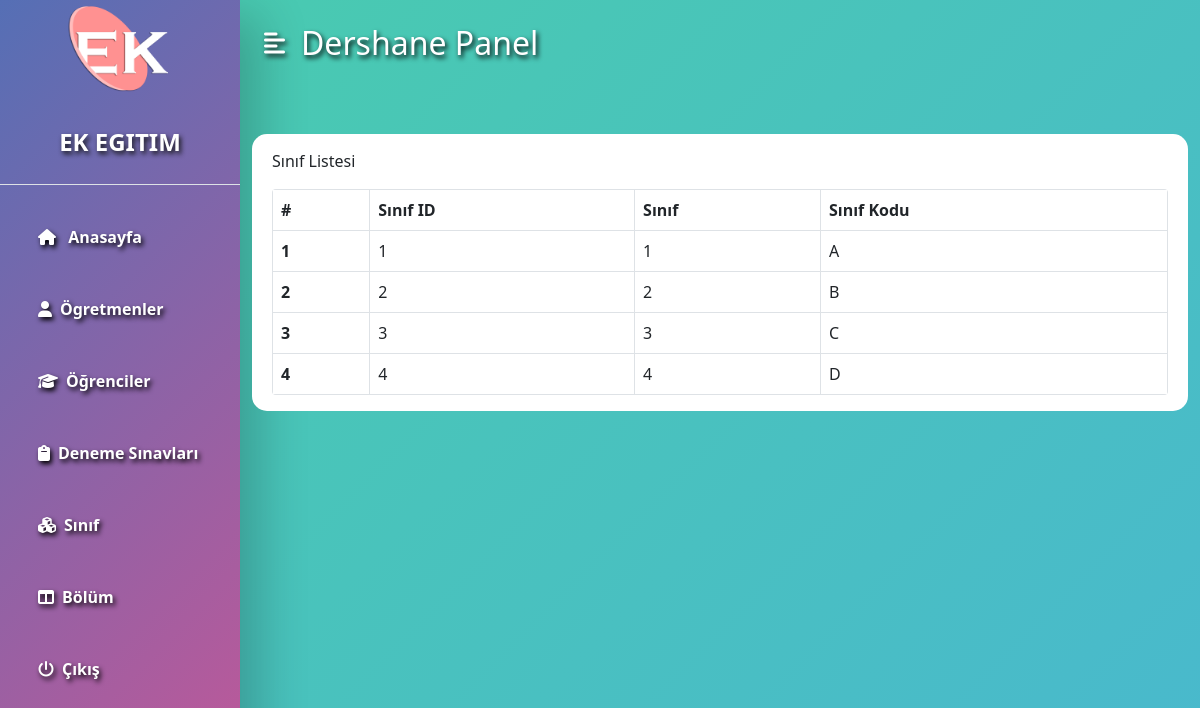
The app's page /admin/grade.php (signed in) with its own data.
### tables this page shows
CREATE TABLE `grades` (
  `grade_id` int(11) NOT NULL,
  `grade` varchar(31) NOT NULL,
  `grade_code` varchar(7) NOT NULL
);

### admin/data/grade.php (called while the page is built, shortened)
<?php
function getAllGrades($conn){
   $sql = "SELECT * FROM grades";
   $stmt = $conn->prepare($sql);
   $stmt->execute();
   if ($stmt->rowCount() >= 1) {
     $grades = $stmt->fetchAll();
     return $grades;
   }else {
    return 0;
   }
}

### admin/grade.php (the view, shortened to what this page needs)
<?php
if (isset($_SESSION['admin_id']) &&
    isset($_SESSION['role'])) {
    if ($_SESSION['role'] == 'Admin') {
       include "../DB_connection.php";
       include "data/grade.php";
       $grades = getAllGrades($conn);
 ?>
<!DOCTYPE html>
<html lang="en">
<head>
	<link rel="stylesheet" href="https://cdn.jsdelivr.net/npm/bootstrap@5.2.0/dist/css/bootstrap.min.css">
	<link rel="stylesheet" href="../css/style.css">
  <link rel="stylesheet" href="https://cdnjs.cloudflare.com/ajax/libs/font-awesome/4.7.0/css/font-awesome.min.css">
</head>
<body>
    <?php
        if ($grades != 0) {
     ?>
<div class="d-flex" id="wrapper">
        <?php include "inc/sidebar.php";?>
        <div id="page-content-wrapper">
                    <?php include "inc/sidebar-button.php";?>
            <div class="container mt-5">
                  <div class="table-responsive">
                  <div style="padding-top: 15px;">Sınıf Listesi</div>
                      <table class="table table-bordered mt-3 n-table">
                        <thead>
                          <tr>
                            <th scope="col">#</th>
                            <th scope="col">Sınıf ID</th>
                            <th scope="col">Sınıf</th>
                            <th scope="col">Sınıf Kodu</th>
                          </tr>
                        </thead>
                        <tbody>
                          <?php $i = 0; foreach ($grades as $grade) {
                            $i++;  ?>
                          <tr>
                            <th scope="row"><?=$i?></th>
                            <td><?=$grade['grade_id']?></td>
                            <td><?=$grade['grade']?></td>
                            <td><?=$grade['grade_code']?></td>
                          </tr>
                        <?php } ?>
                        </tbody>
                      </table>
                  </div>
                <?php } ?>
            </div>
    </div>
</body>
</html>
<?php
  }else {
    header("Location: ../login.php");
    exit;
  }
}else {
	header("Location: ../login.php");
	exit;
}
?>

### css/style.css (style rules this page uses)
:root { --main-bg-color: #00ADB5; --main-text-color: #ffffff; --second-text-color: #47B5FF; --second-bg-color: #ffffff; }
#wrapper { overflow-x: hidden; background: linear-gradient(-45deg, #ee8667, #e96295, #49b2d8, #49ccad); background-size: 400% 400%; animation: gradient 15s ease infinite; height: 100vh; }
#page-content-wrapper { min-width: 100vw; }
@media (min-width: 768px) { #page-content-wrapper { min-width: 0; width: 100%; } }
.table-responsive { background-color: white; border-radius: 15px; padding-inline: 20px; margin-top: 10px; }
.table-responsive { --moz-border-radius: 5px !important; border-collapse: collapse !important; border: none !important; }
table { border-collapse: collapse; border-radius: 4px; overflow: hidden; }

### records on screen
grades: grade_id "1", grade "1", grade_code "A"
grades: grade_id "2", grade "2", grade_code "B"
grades: grade_id "3", grade "3", grade_code "C"
grades: grade_id "4", grade "4", grade_code "D"
